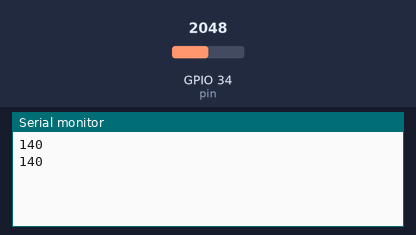
A sketch run on a simulated ESP32. On the bench: the last lines printed to the serial monitor. Inputs (shaded band) come from the test bench; at power-on: GPIO 34 (pin) = 2048.

Above: at 3.3 s.
3.4 s: GPIO 34 (pin) set to 2866
At 4.7 s:
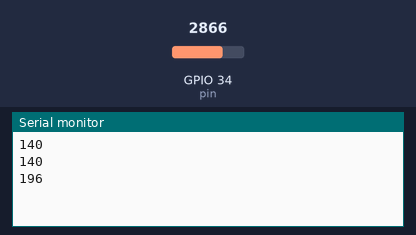
5.5 s: GPIO 34 (pin) set to 3603
At 6.7 s:
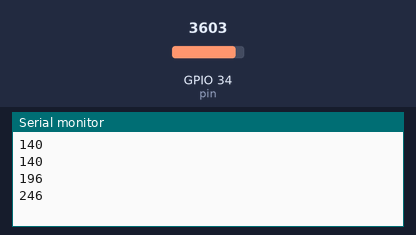
Timing chart, 0 to 8.5 s (numbered marks = the images above; inputs shaded):
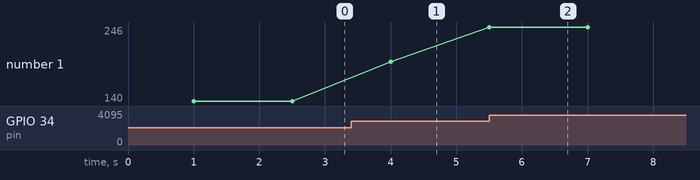

Measured:
- after the input at 3.4 s, the serial monitor: prints a new line after 0.60 s (image 1)
- after the input at 5.5 s, the serial monitor: prints a new line at once (image 2)
- plotted number 1: 140 → 196 after the input at 3.4 s, 196 → 246 after the input at 5.5 s

The sketch:

practica3.ino
```cpp
#define pin 34
String cad ="";

void setup() {
  // put your setup code here, to run once:
  Serial.begin(115200);
}

void loop() {
  delay(1000);  // Espera entre lecturas (mínimo 2 segundos para DHT11)
  int h = analogRead(pin);
  int h_mapeo = map(h,0,4095,1,280);
  Serial.println(h_mapeo);
  delay(500);
}
```
